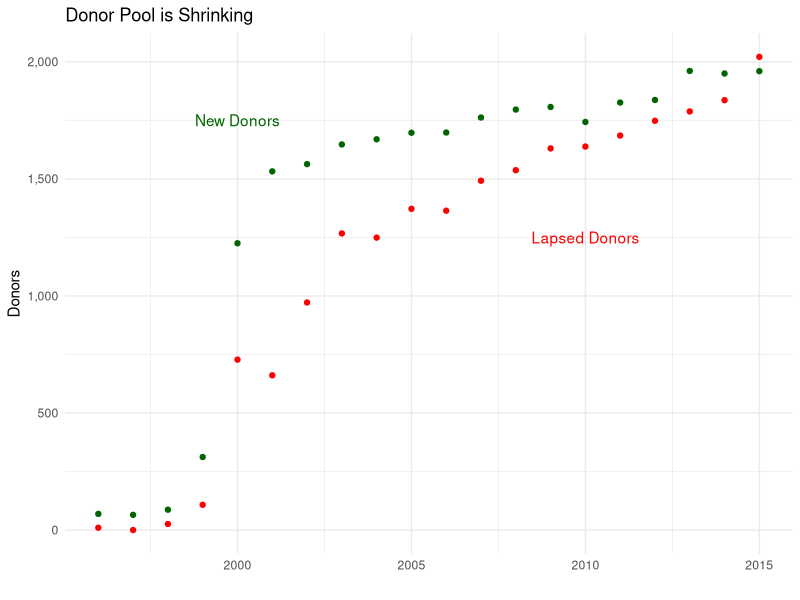

Generate this figure with R:
## ---- chunk 1
library(tidyverse)

df <- structure(list(
  yr = c(2000, 1999, 1998, 1997, 1996, 2001, 2002, 2003, 2004, 2005, 2006, 2007, 2008, 2009, 2010, 2011, 2012, 2013,2014, 2015), 
  arr = c(1225, 312, 87, 65, 69, 1532, 1563, 1647, 1669, 1697, 1698, 1762, 1796, 1807, 1743, 1826, 1837, 1961, 1950,1960), 
  dep = c(728, 108, 26, 0, 10, 661, 972, 1267, 1249, 1372,1364, 1492, 1537, 1630, 1638, 1685, 1748, 1788, 1836, 2021)
  ), 
  row.names = c( NA, -20L), 
  class = c("tbl_df", "tbl", "data.frame")
  )

df %>%
  pivot_longer(names_to = "varn", values_to = "val", cols = -yr) %>%
  ggplot(aes(x = yr, y = val, colour = varn)) +
  geom_point() +
  ggthemes::scale_color_colorblind() +
  theme_minimal() +
  labs(
    x = "", y = "Donors", title = "Donor Pool is Shrinking"
  ) +
  scale_y_continuous(labels = scales::comma) +
  theme(legend.position = "none") +
  annotate(geom = "text", x = 2000, y = 1750, label = "New Donors", colour = "darkgreen") +
  annotate(geom = "text", x = 2010, y = 1250, label = "Lapsed Donors", colour = "red") +
  scale_color_manual(values = c("darkgreen", "red"))
